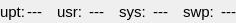
<?xml version="1.0" encoding="UTF-8"?>
<ui version="4.0">
 <class>CNodeResourceWidget</class>
 <widget class="QWidget" name="CNodeResourceWidget">
  <property name="geometry">
   <rect>
    <x>0</x>
    <y>0</y>
    <width>226</width>
    <height>23</height>
   </rect>
  </property>
  <property name="sizePolicy">
   <sizepolicy hsizetype="Preferred" vsizetype="Preferred">
    <horstretch>0</horstretch>
    <verstretch>0</verstretch>
   </sizepolicy>
  </property>
  <property name="font">
   <font>
    <pointsize>11</pointsize>
   </font>
  </property>
  <property name="windowTitle">
   <string>Form</string>
  </property>
  <layout class="QHBoxLayout" name="horizontalLayout">
   <property name="spacing">
    <number>2</number>
   </property>
   <property name="leftMargin">
    <number>0</number>
   </property>
   <property name="topMargin">
    <number>0</number>
   </property>
   <property name="rightMargin">
    <number>0</number>
   </property>
   <property name="bottomMargin">
    <number>0</number>
   </property>
   <item>
    <widget class="QLabel" name="label_7">
     <property name="sizePolicy">
      <sizepolicy hsizetype="Fixed" vsizetype="Preferred">
       <horstretch>0</horstretch>
       <verstretch>0</verstretch>
      </sizepolicy>
     </property>
     <property name="font">
      <font>
       <pointsize>11</pointsize>
      </font>
     </property>
     <property name="text">
      <string>upt:</string>
     </property>
    </widget>
   </item>
   <item>
    <widget class="QLabel" name="labelUptimeProc">
     <property name="sizePolicy">
      <sizepolicy hsizetype="Fixed" vsizetype="Preferred">
       <horstretch>0</horstretch>
       <verstretch>0</verstretch>
      </sizepolicy>
     </property>
     <property name="font">
      <font>
       <pointsize>11</pointsize>
      </font>
     </property>
     <property name="text">
      <string>---</string>
     </property>
     <property name="alignment">
      <set>Qt::AlignRight|Qt::AlignTrailing|Qt::AlignVCenter</set>
     </property>
     <property name="margin">
      <number>2</number>
     </property>
    </widget>
   </item>
   <item>
    <spacer name="horizontalSpacer">
     <property name="orientation">
      <enum>Qt::Horizontal</enum>
     </property>
     <property name="sizeType">
      <enum>QSizePolicy::MinimumExpanding</enum>
     </property>
     <property name="sizeHint" stdset="0">
      <size>
       <width>13</width>
       <height>20</height>
      </size>
     </property>
    </spacer>
   </item>
   <item>
    <widget class="QLabel" name="label">
     <property name="sizePolicy">
      <sizepolicy hsizetype="Fixed" vsizetype="Preferred">
       <horstretch>0</horstretch>
       <verstretch>0</verstretch>
      </sizepolicy>
     </property>
     <property name="font">
      <font>
       <pointsize>11</pointsize>
      </font>
     </property>
     <property name="text">
      <string>usr:</string>
     </property>
    </widget>
   </item>
   <item>
    <widget class="QLabel" name="labelUsrProc">
     <property name="sizePolicy">
      <sizepolicy hsizetype="Fixed" vsizetype="Preferred">
       <horstretch>0</horstretch>
       <verstretch>0</verstretch>
      </sizepolicy>
     </property>
     <property name="minimumSize">
      <size>
       <width>20</width>
       <height>0</height>
      </size>
     </property>
     <property name="font">
      <font>
       <pointsize>11</pointsize>
      </font>
     </property>
     <property name="text">
      <string>---</string>
     </property>
     <property name="alignment">
      <set>Qt::AlignRight|Qt::AlignTrailing|Qt::AlignVCenter</set>
     </property>
     <property name="margin">
      <number>0</number>
     </property>
    </widget>
   </item>
   <item>
    <spacer name="horizontalSpacer_3">
     <property name="orientation">
      <enum>Qt::Horizontal</enum>
     </property>
     <property name="sizeType">
      <enum>QSizePolicy::Fixed</enum>
     </property>
     <property name="sizeHint" stdset="0">
      <size>
       <width>13</width>
       <height>20</height>
      </size>
     </property>
    </spacer>
   </item>
   <item>
    <widget class="QLabel" name="label_4">
     <property name="sizePolicy">
      <sizepolicy hsizetype="Fixed" vsizetype="Preferred">
       <horstretch>0</horstretch>
       <verstretch>0</verstretch>
      </sizepolicy>
     </property>
     <property name="font">
      <font>
       <pointsize>11</pointsize>
      </font>
     </property>
     <property name="text">
      <string>sys:</string>
     </property>
    </widget>
   </item>
   <item>
    <widget class="QLabel" name="labelSysProc">
     <property name="sizePolicy">
      <sizepolicy hsizetype="Fixed" vsizetype="Preferred">
       <horstretch>0</horstretch>
       <verstretch>0</verstretch>
      </sizepolicy>
     </property>
     <property name="minimumSize">
      <size>
       <width>20</width>
       <height>0</height>
      </size>
     </property>
     <property name="font">
      <font>
       <pointsize>11</pointsize>
      </font>
     </property>
     <property name="text">
      <string>---</string>
     </property>
     <property name="alignment">
      <set>Qt::AlignRight|Qt::AlignTrailing|Qt::AlignVCenter</set>
     </property>
     <property name="margin">
      <number>0</number>
     </property>
    </widget>
   </item>
   <item>
    <spacer name="horizontalSpacer_4">
     <property name="orientation">
      <enum>Qt::Horizontal</enum>
     </property>
     <property name="sizeType">
      <enum>QSizePolicy::Fixed</enum>
     </property>
     <property name="sizeHint" stdset="0">
      <size>
       <width>13</width>
       <height>20</height>
      </size>
     </property>
    </spacer>
   </item>
   <item>
    <widget class="QLabel" name="label_6">
     <property name="sizePolicy">
      <sizepolicy hsizetype="Fixed" vsizetype="Preferred">
       <horstretch>0</horstretch>
       <verstretch>0</verstretch>
      </sizepolicy>
     </property>
     <property name="font">
      <font>
       <pointsize>11</pointsize>
      </font>
     </property>
     <property name="text">
      <string>swp:</string>
     </property>
    </widget>
   </item>
   <item>
    <widget class="QLabel" name="labelSwapProc">
     <property name="sizePolicy">
      <sizepolicy hsizetype="Fixed" vsizetype="Preferred">
       <horstretch>0</horstretch>
       <verstretch>0</verstretch>
      </sizepolicy>
     </property>
     <property name="minimumSize">
      <size>
       <width>20</width>
       <height>0</height>
      </size>
     </property>
     <property name="font">
      <font>
       <pointsize>11</pointsize>
      </font>
     </property>
     <property name="text">
      <string>---</string>
     </property>
     <property name="alignment">
      <set>Qt::AlignRight|Qt::AlignTrailing|Qt::AlignVCenter</set>
     </property>
     <property name="margin">
      <number>0</number>
     </property>
    </widget>
   </item>
  </layout>
 </widget>
 <resources/>
 <connections/>
</ui>
